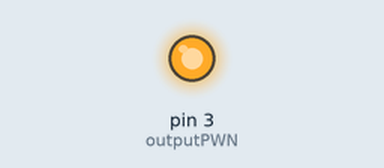
This sketch was run on a simulated Arduino Uno, built with avr-gcc and run on an emulated ATmega328P. Shown: output pins drawn as LEDs (lit = HIGH). What the sketch prints to the serial monitor is not drawn.

Above: at 0.05 s.
At 7.45 s:
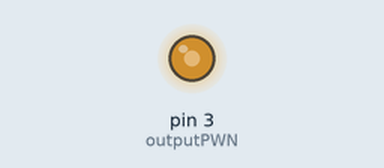
At 14.95 s:
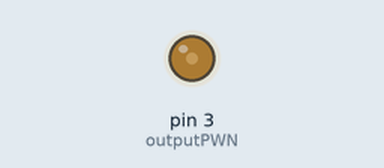
Timing chart, 0 to 19.5 s (numbered marks = the images above):
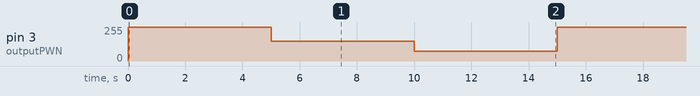

Measured:
- by itself, pin 3 (outputPWN): repeats every 15.0 s: 150/255 5.0 s, 75/255 5.0 s, 255/255 5.0 s

The sketch:

PWM_LightTest.ino
```cpp
//
int outputPWN = 3;

void setup() {
  pinMode(outputPWN, OUTPUT);
  Serial.begin(9600);

}

void loop() { // duty cycle can go from 0 to 255
  analogWrite(outputPWN, 255);
  Serial.print("LED HIGH");
  delay(5000);
  analogWrite(outputPWN, 150);
  Serial.print("LED MEDIUM");
  delay(5000);
  analogWrite(outputPWN, 75);
  Serial.print("LED LOW");
  delay(5000);

}
```
